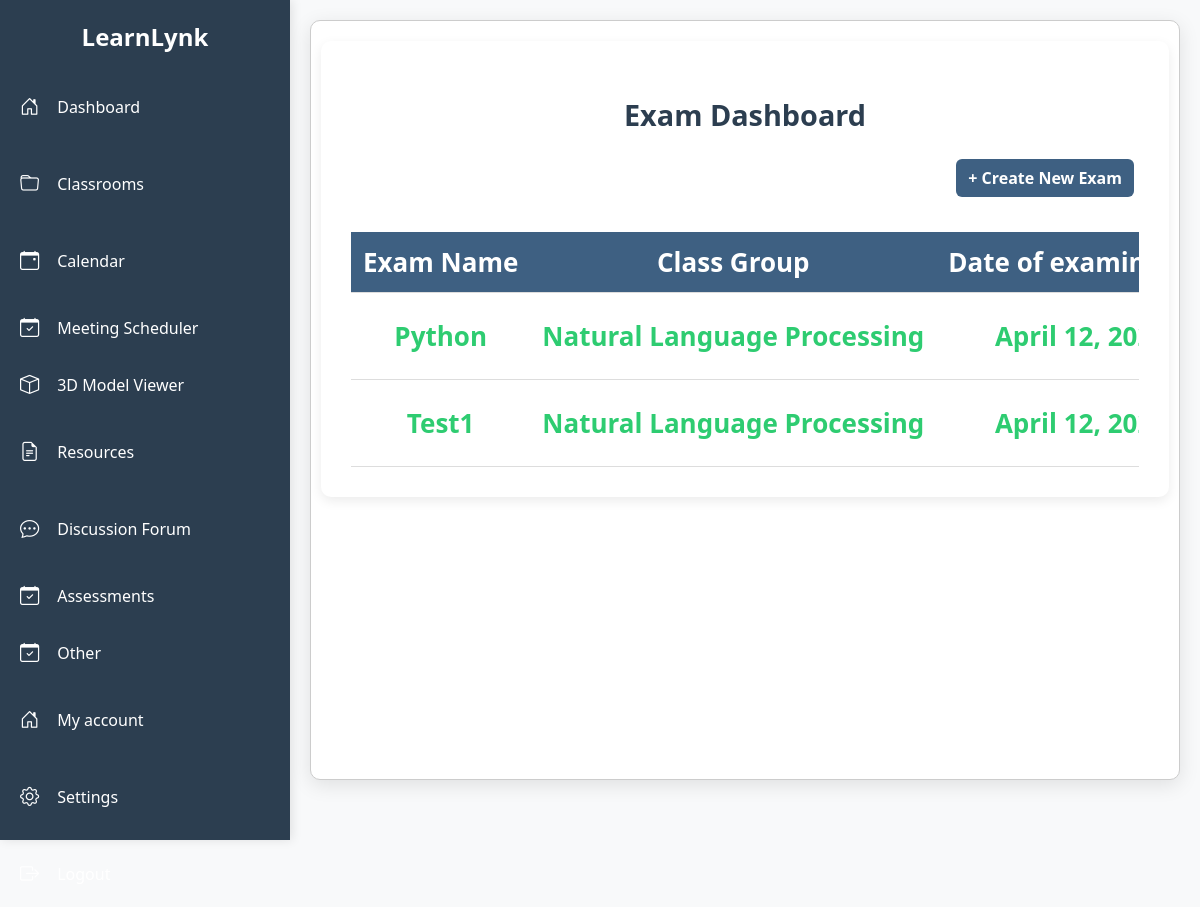
/exam/instructor_exam/ (signed in), run on an earlier commit of the app's database.
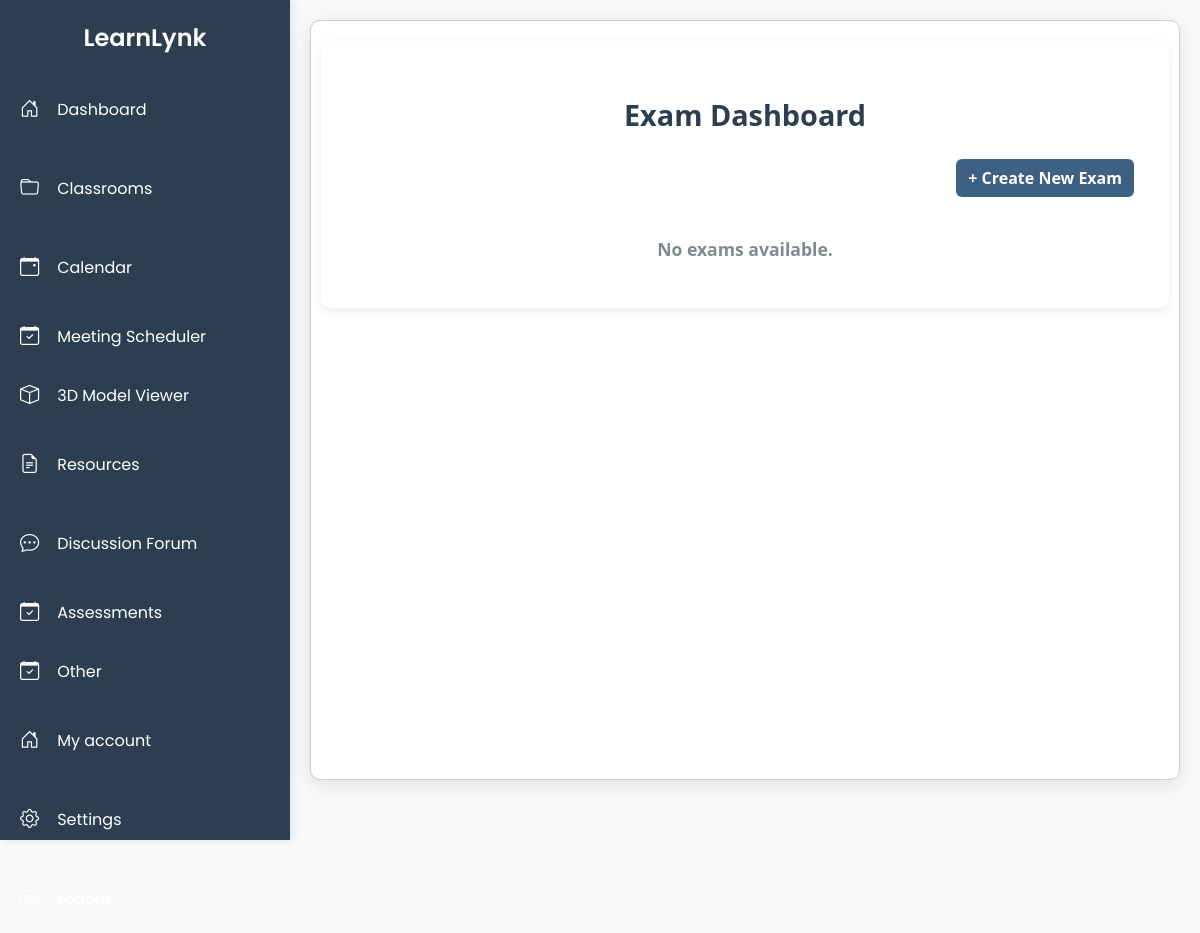
And on a later commit of the database.
### exam/models.py (models this page shows, shortened)
class Exam(models.Model):
    name = models.CharField(max_length=255)
    description = models.TextField()
    instructor = models.ForeignKey(settings.AUTH_USER_MODEL, on_delete=models.CASCADE, related_name="exams")
    group = models.CharField(max_length=255, blank=True, null=True)
    deadline = models.DateField(null=True)
    start_duration = models.TimeField(null=True)
    end_duration = models.TimeField(null=True)
    seen_by = models.ManyToManyField(settings.AUTH_USER_MODEL, blank=True, related_name='seen_exams')

### exam/views.py (the view)
# urls.py: path('instructor_exam/', instructor_dashboard_exam, name="instructor_dashboard_exam"),
@login_required
def instructor_dashboard_exam(request):
    if request.user.role.lower() != 'instructor':
        return render(request, 'exam/error_asg.html', {
            'message':'Access Denied'
            })
    exams = Exam.objects.filter(instructor = request.user)
    now = timezone.now()
    return render(request, 'exam/instructor_dashboard_exam.html',{
        'exams':exams,
        'now':now
        })

### dashboard/context_processors.py (called while the page is built)
def user_preferences(request):
    if request.user.is_authenticated:
        try:
            prefs = UserPreference.objects.get(user=request.user)
            return {
                'user_theme': prefs.theme,
                'user_font_size': prefs.font_size,
                'user_font_style': prefs.font_style,
            }
        except UserPreference.DoesNotExist:
            pass
    return {}

### virtual_classroom/routers.py (called while the page is built)
    @staticmethod
    def set_tenant_db(database_name):
        _db_context.tenant_db = database_name

### exam/templates/exam/instructor_dashboard_exam.html (shortened to what this page needs)
{% extends "base.html" %}
{% load static %}
{% block content %}
<link rel="stylesheet" type="text/css" href="{% static 'css/dashboard_style.css' %}">
<div class="assignments-container">
    <h2 class="heading">Exam Dashboard</h2>
    <div class="create-assignment-btn">
        <a href="{% url 'exam:create_exam' %}" class="btn create-btn">+ Create New Exam</a>
    </div>
    <div class="assignment-list">
        {% if exams %}
        <table>
            <thead>
                <tr>
                    <th>Exam Name</th>
                    <th>Class Group</th>
                    <th>Date of examination</th>
                </tr>
            </thead>
            <tbody>
                {% for exam in exams %}
                <tr class="{% if exam.deadline < now %}late{% else %}on-time{% endif %}">
                    <td>
                        <a href="{% url 'exam:details_exam' exam.id %}" style="color:#2ecc71;text-decoration: none;">
                            {{ exam.name }}
                        </a>
                    </td>
                    <td>{{ exam.group }}</td>
                    <td>{{ exam.deadline }}</td>
                </tr>
                {% endfor %}
            </tbody>
        </table>
        {% else %}
        <p class="no-assignments">No exams available.</p>
        {% endif %}
    </div>
</div>
{% endblock %}

What changed in the data, as far as the page shows it:
removed Exam: name "Python", group "Natural Language Processing", deadline "April 12,…"
removed Exam: name "Test1", group "Natural Language Processing", deadline "April 12,…"
Also different on the page:
text no longer shown: "Exam Name Class Group Date of…"
text now shown: "No exams available."
